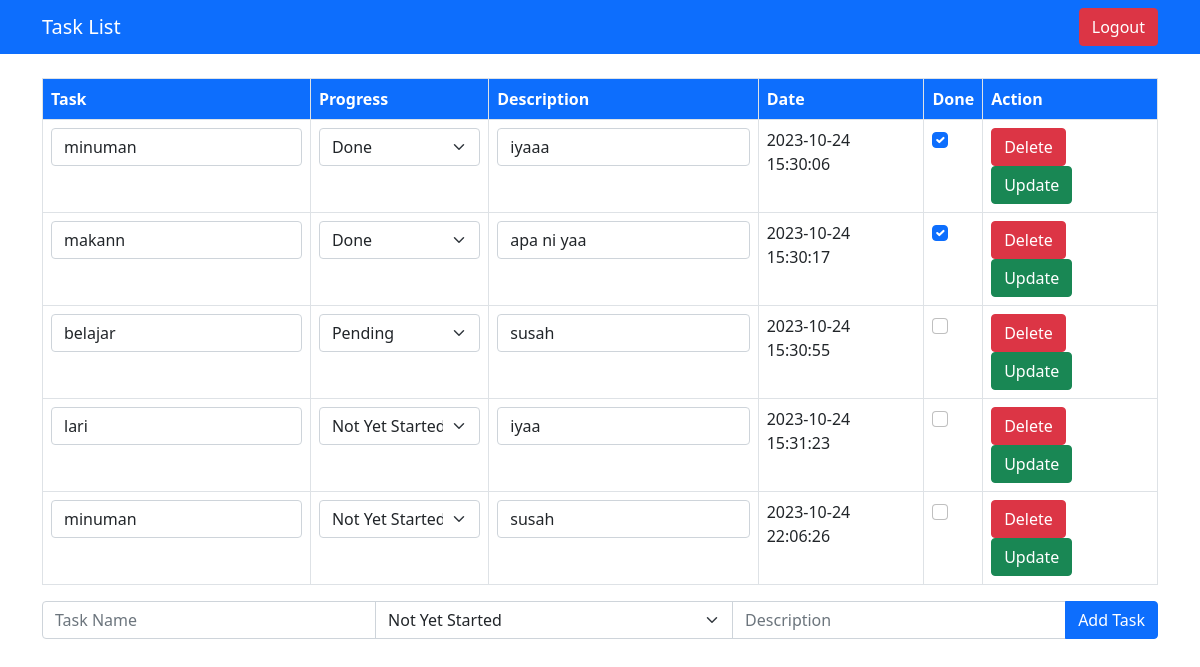
/index.php (signed in), run on the app's committed database.
### tables this page shows
CREATE TABLE `tasks` (
  `task_id` int(11) NOT NULL,
  `task_name` varchar(70) NOT NULL,
  `isdone` tinyint(1) NOT NULL,
  `progress` enum('Not Yet Started','In Progress','Pending','Done') NOT NULL,
  `user_id` int(11) NOT NULL,
  `date` datetime NOT NULL DEFAULT current_timestamp(),
  `description` varchar(200) NOT NULL
);

### index.php (the view, shortened to what this page needs)
<?php
include 'koneksi.php';
$loggedIn = isset($_SESSION['user_id']);
$stmt = $connection->prepare("SELECT * FROM tasks WHERE user_id = ?");
$stmt->bind_param("i", $_SESSION['user_id']);
$stmt->execute();
$result = $stmt->get_result();
?>
<!DOCTYPE html>
<html>
<head>
    <link rel="stylesheet" href="https://cdn.jsdelivr.net/npm/bootstrap@5.0.0-alpha1/dist/css/bootstrap.min.css">
    <link rel="stylesheet" href="https://cdn.jsdelivr.net/npm/aos@2.3.4/dist/aos.css">
</head>
<body>
    <nav class="navbar navbar-dark bg-primary">
        <div class="container">
            <span class="navbar-brand mb-0 h1">Task List</span>
            <?php if ($loggedIn) : ?>
                <form action="logout.php" method="post">
                    <button type="submit" class="btn btn-danger">Logout</button>
                </form>
            <?php else : ?>
                <a href="login.php" class="btn btn-primary">Login</a>
            <?php endif; ?>
        </div>
    </nav>
    <div class="container mt-4">
        <table class="table table-bordered">
            <thead class="bg-primary text-white">
                <tr>
                    <th>Task</th>
                    <th>Progress</th>
                    <th>Description</th>
                    <th>Date</th>
                    <th>Done</th>
                    <th>Action</th>
                </tr>
            </thead>
            <tbody>
                <?php while ($row = $result->fetch_assoc()): ?>
                    <tr data-aos="fade-up">
                        <form method="post" action="<?php echo $_SERVER['PHP_SELF']; ?>">
                            <td>
                                <input class="form-control" type="text" name="task_name" value="<?php echo htmlspecialchars($row['task_name']); ?>">
                            </td>
                            <td>
                                <select class="form-select" name="progress">
                                    <option value="Not Yet Started" <?php echo $row['progress'] === 'Not Yet Started' ? 'selected' : ''; ?>>Not Yet Started</option>
                                    <option value="Pending" <?php echo $row['progress'] === 'Pending' ? 'selected' : ''; ?>>Pending</option>
                                    <option value="Done" <?php echo $row['progress'] === 'Done' ? 'selected' : ''; ?>>Done</option>
                                </select>
                            </td>
                            <td>
                                <input class="form-control" type="text" name="description" value="<?php echo htmlspecialchars($row['description']); ?>">
                            </td>
                            <td>
                                <?php
                                $date = new DateTime($row['date']);
                                $date->setTimezone(new DateTimeZone('Asia/Jakarta'));
                                echo $date->format('Y-m-d H:i:s');
                                ?>
                            </td>
                            <td>
                                <div class="form-check">
                                    <input class="form-check-input" type="checkbox" name="is_done" <?php echo $row['isdone'] ? 'checked' : ''; ?>>
                                </div>
                            </td>
                            <td>
                                <button type="submit" name="delete_task" class="btn btn-danger">Delete</button>
                                <button type="button" class="btn btn-success update-task" data-task-id="<?php echo $row['task_id']; ?>">Update</button>
                            </td>
                        </form>
                    </tr>
                <?php endwhile; ?>
            </tbody>
        </table>
        <form method="post" action="<?php echo $_SERVER['PHP_SELF']; ?>">
            <div class="input-group mb-3">
                <input type="text" class="form-control" name="task_name" placeholder="Task Name">
                <select class="form-select" name="progress">
                    <option value="Not Yet Started">Not Yet Started</option>
                </select>
                <input class="form-control" type="text" name="description" placeholder="Description">
                <button type="submit" name="add_task" class="btn btn-primary">Add Task</button>
            </div>
        </form>
    </div>
</body>
</html>

### data on the page
tasks: task_name "minuman", progress "Done", description "iyaaa", date "2023-10-24 15:30:06", isdone "☑"
tasks: task_name "makann", progress "Done", description "apa ni yaa", date "2023-10-24 15:30:17", isdone "☑"
tasks: task_name "belajar", progress "Pending", description "susah", date "2023-10-24 15:30:55"
tasks: task_name "lari", progress "Not Yet Started", description "iyaa", date "2023-10-24 15:31:23"
tasks: task_name "minuman", progress "Not Yet Started", description "susah", date "2023-10-24 22:06:26"
